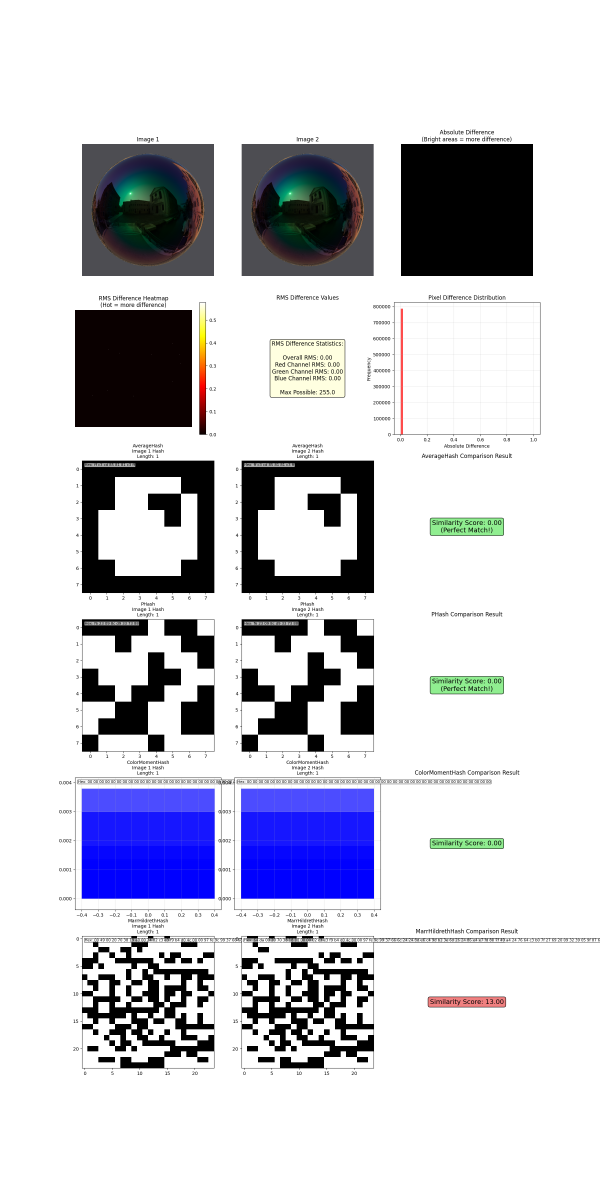
#> input picture pymaterialx/image_hashing/hash1.png, 1800 x 3600 px (shown at 1/3 size)
$ python vis_diff.py hash1.png hash2.png
#> lines starting #> are read from the running program, lines starting #| are printed output that depends on the picture
import cv2
import numpy as np
import sys
import matplotlib.pyplot as plt

#import cv2
#import numpy as np
#import matplotlib.pyplot as plt
from math import sqrt

def comprehensive_hash_visualization(img1_path, img2_path):
#> called with img1_path = 'hash1.png', img2_path = 'hash2.png'
    img1 = cv2.imread(img1_path)
#> img1 is the input picture: shape (3600, 1800, 3); mean B, G, R 213.3, 204.5, 204.3
    img2 = cv2.imread(img2_path)
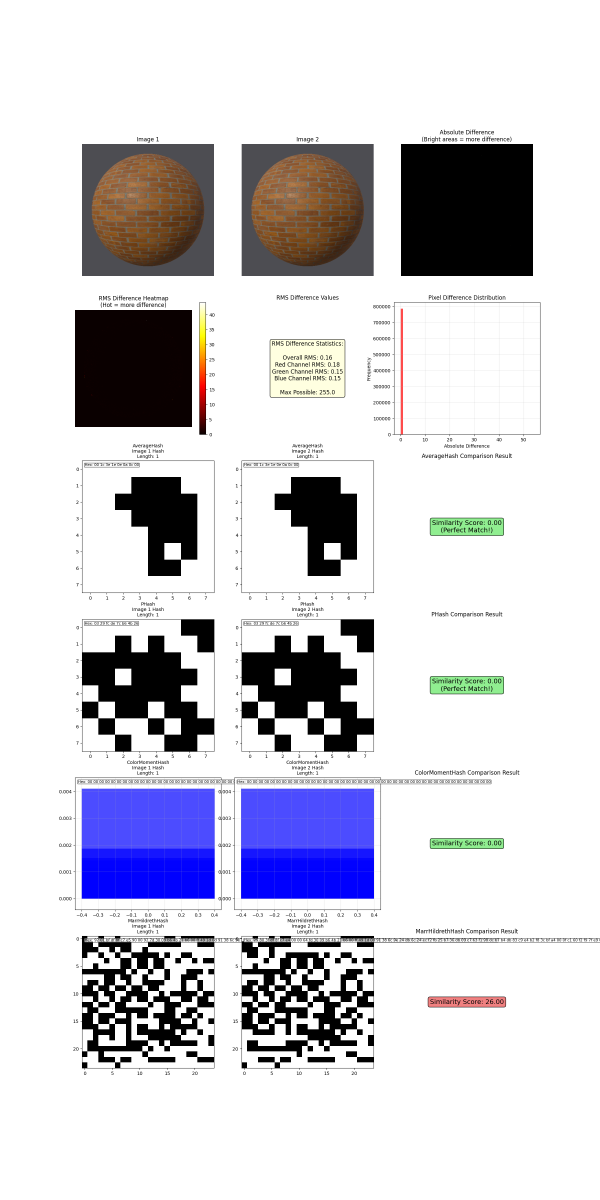
#> input picture pymaterialx/image_hashing/hash2.png, 1800 x 3600 px (shown at 1/3 size)
#> img2 is the input picture: shape (3600, 1800, 3); mean B, G, R 215.1, 208.1, 209.2

    if img1 is None or img2 is None:
        raise ValueError("Could not load one or both images")

    # Resize to same dimensions
    if img1.shape != img2.shape:
        img2 = cv2.resize(img2, (img1.shape[1], img1.shape[0]))

    hash_methods = {
        'AverageHash': cv2.img_hash.AverageHash_create(),
        'PHash': cv2.img_hash.PHash_create(),
        'ColorMomentHash': cv2.img_hash.ColorMomentHash_create(),
        'MarrHildrethHash': cv2.img_hash.MarrHildrethHash_create()
    }

    # Compute image differences with RMS
    diff_abs = cv2.absdiff(img1, img2)
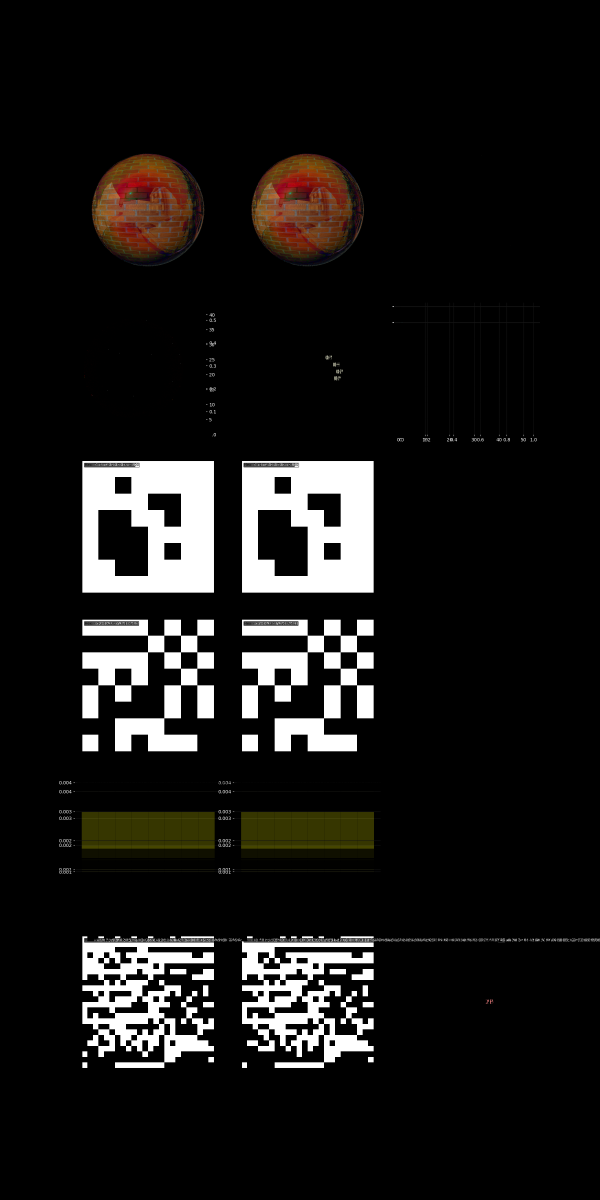
#> diff_abs: shape (3600, 1800, 3) (shown at 1/3 size); mean B, G, R 22.4, 23.8, 25.1
    diff_squared = (img1.astype(np.float32) - img2.astype(np.float32)) ** 2
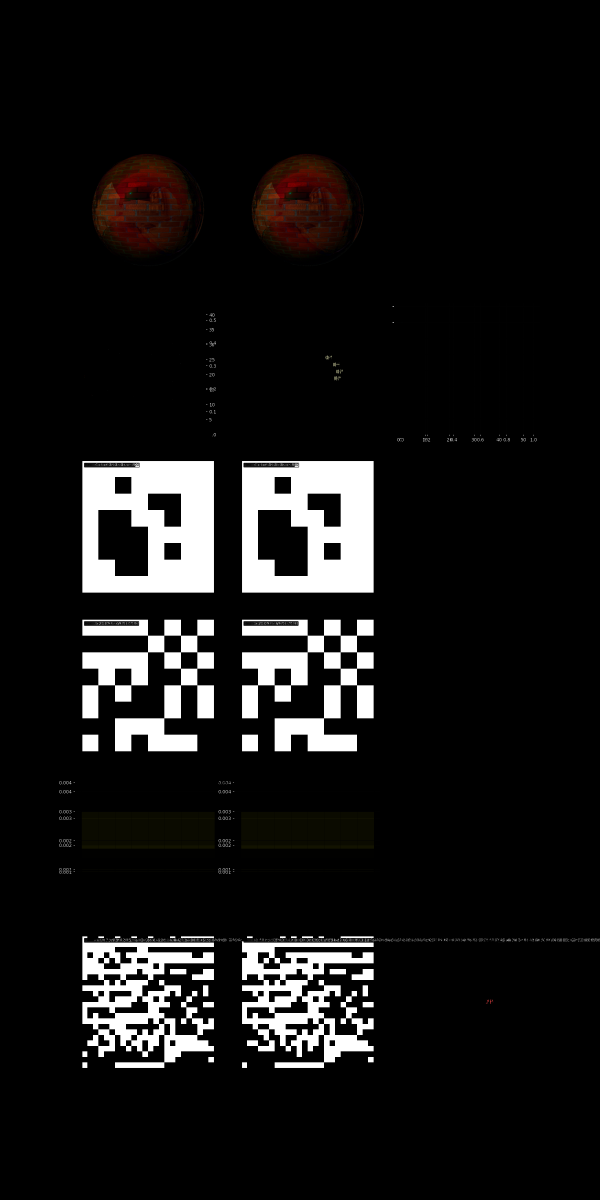
#> diff_squared: shape (3600, 1800, 3) float32 (shown at 1/3 size); mean B, G, R 5511.8, 5595.4, 5808.6; drawn with min black and max white

    # Calculate RMS for each channel and overall
    rms_b = sqrt(np.mean(diff_squared[:,:,0]))
#> rms_b = 74.03
    rms_g = sqrt(np.mean(diff_squared[:,:,1]))
#> rms_g = 74.67
    rms_r = sqrt(np.mean(diff_squared[:,:,2]))
#> rms_r = 76.08
    rms_overall = sqrt(np.mean(diff_squared))
#> rms_overall = 74.93

    # Create figure
    n_methods = len(hash_methods)
    fig, axes = plt.subplots(n_methods + 2, 3, figsize=(15, 5 * (n_methods + 2)))

    # Original images
    axes[0,0].imshow(cv2.cvtColor(img1, cv2.COLOR_BGR2RGB))
    axes[0,0].set_title('Image 1')
    axes[0,0].axis('off')

    axes[0,1].imshow(cv2.cvtColor(img2, cv2.COLOR_BGR2RGB))
    axes[0,1].set_title('Image 2')
    axes[0,1].axis('off')

    # Absolute difference
    axes[0,2].imshow(cv2.cvtColor(diff_abs, cv2.COLOR_BGR2RGB))
    axes[0,2].set_title('Absolute Difference\n(Bright areas = more difference)')
    axes[0,2].axis('off')

    # RMS Difference visualization
    rms_normalized = np.sqrt(np.mean(diff_squared, axis=2))
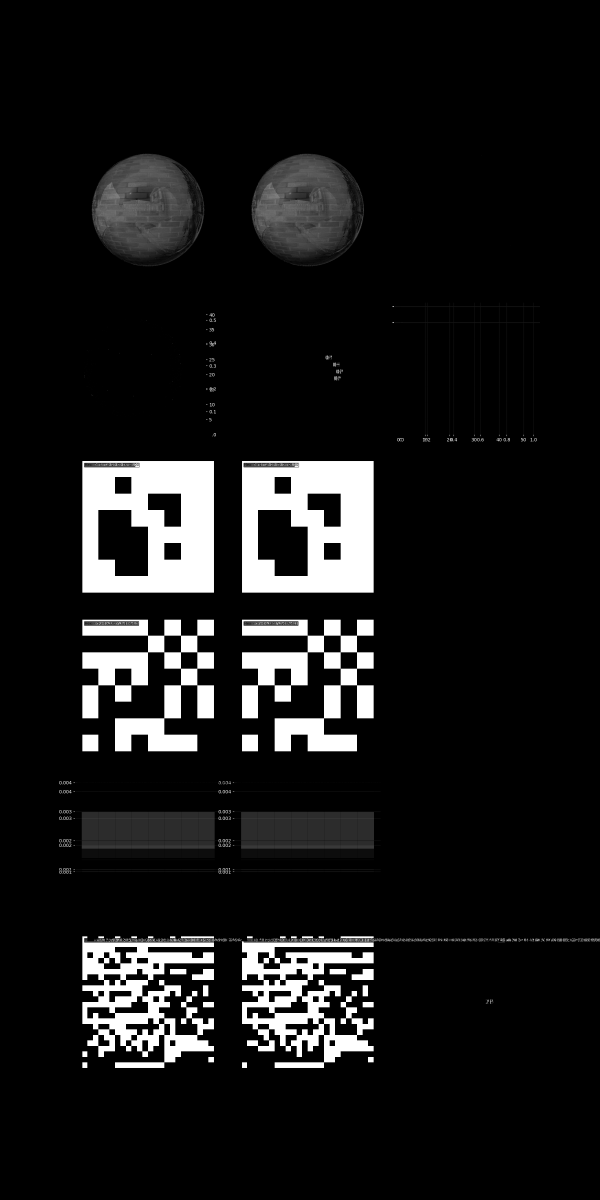
#> rms_normalized: shape (3600, 1800) float32 (shown at 1/3 size); min 0, max 255, mean 24.1
    im = axes[1,0].imshow(rms_normalized, cmap='hot')
    axes[1,0].set_title('RMS Difference Heatmap\n(Hot = more difference)')
    axes[1,0].axis('off')
    plt.colorbar(im, ax=axes[1,0])

    # RMS statistics
    axes[1,1].axis('off')
    rms_text = f'RMS Difference Statistics:\n\n'
    rms_text += f'Overall RMS: {rms_overall:.2f}\n'
    rms_text += f'Red Channel RMS: {rms_r:.2f}\n'
    rms_text += f'Green Channel RMS: {rms_g:.2f}\n'
    rms_text += f'Blue Channel RMS: {rms_b:.2f}\n\n'
    rms_text += f'Max Possible: 255.0'

    axes[1,1].text(0.5, 0.5, rms_text, ha='center', va='center', fontsize=12,
                  bbox=dict(boxstyle="round,pad=0.3", facecolor="lightyellow"))
    axes[1,1].set_title('RMS Difference Values')

    # Difference histogram
    diff_flat = diff_abs.flatten()
    axes[1,2].hist(diff_flat, bins=50, color='red', alpha=0.7)
    axes[1,2].set_title('Pixel Difference Distribution')
    axes[1,2].set_xlabel('Absolute Difference')
    axes[1,2].set_ylabel('Frequency')
    axes[1,2].grid(True, alpha=0.3)

    # Hash results
    for idx, (name, hash_func) in enumerate(hash_methods.items(), 2):
        hash1 = hash_func.compute(img1)
        hash2 = hash_func.compute(img2)
        similarity = hash_func.compare(hash1, hash2)

        # For bit-based hashes, show visual representation
        if name in ['AverageHash', 'PHash']:
            hash1_bits = np.unpackbits(hash1)
            hash2_bits = np.unpackbits(hash2)
            hash_size = int(np.sqrt(len(hash1_bits)))

            hash1_img = hash1_bits.reshape(hash_size, hash_size)
            hash2_img = hash2_bits.reshape(hash_size, hash_size)

            axes[idx,0].imshow(hash1_img, cmap='binary', interpolation='nearest')
            axes[idx,0].set_title(f'{name}\nHash 1')
            axes[idx,0].axis('off')

            axes[idx,1].imshow(hash2_img, cmap='binary', interpolation='nearest')
            axes[idx,1].set_title(f'{name}\nHash 2')
            axes[idx,1].axis('off')
        else:
            # For non-bit hashes, just show the values
            axes[idx,0].text(0.5, 0.6, f'{name}\nHash 1', ha='center', va='center', fontsize=10)
            axes[idx,0].text(0.5, 0.4, f'Length: {len(hash1)}', ha='center', va='center', fontsize=8)
            axes[idx,0].axis('off')

            axes[idx,1].text(0.5, 0.6, f'{name}\nHash 2', ha='center', va='center', fontsize=10)
            axes[idx,1].text(0.5, 0.4, f'Length: {len(hash2)}', ha='center', va='center', fontsize=8)
            axes[idx,1].axis('off')

        # Similarity result with color coding
        color = "lightgreen" if similarity == 0 else "lightcoral"
        axes[idx,2].text(0.5, 0.5, f'Similarity: {similarity}',
                        ha='center', va='center', fontsize=12,
                        bbox=dict(boxstyle="round,pad=0.3", facecolor=color))
        axes[idx,2].set_title('Comparison Result')
        axes[idx,2].axis('off')
#> this loop made 4 passes
#> (similarity, hash_size) on passes 1 to 2: (5, 8), (6, 8)
#> similarity on passes 3 to 4: 16.49, 55

    plt.tight_layout()
    plt.savefig("vis_rms.png")
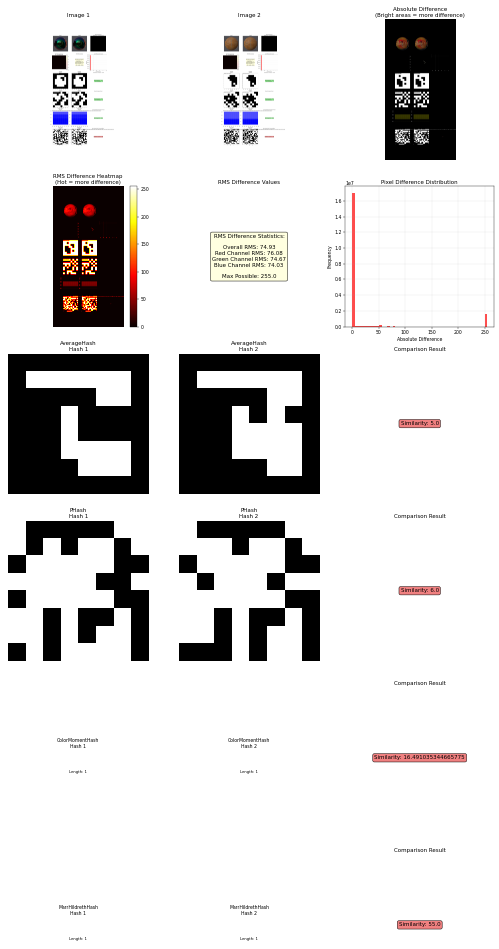
#> figure drawn by matplotlib, 10 panels; panel 5: tallest bar 16978982 high, from x = 0 to 5.1
    #plt.show()

    return {
        'rms_overall': rms_overall,
        'rms_channels': (rms_b, rms_g, rms_r),
        'hash_results': {name: hash_func.compare(hash_func.compute(img1), hash_func.compute(img2))
                        for name, hash_func in hash_methods.items()}
    }

# [220 lines left out: functions visualize_bit_hash, visualize_hash_comparison, visualize_hash_differences, comprehensive_hash_visualization_v1, not called in this run]
    #plt.show()

# Usage
if __name__ == "__main__":
    if len(sys.argv) != 3:
        print("Usage: python compare_rendered.py <image1> <image2>")
        sys.exit(1)

    img1_path, img2_path = sys.argv[1], sys.argv[2]

    # [22 lines of commented-out code are left out]
    comprehensive_hash_visualization(img1_path, img2_path)
